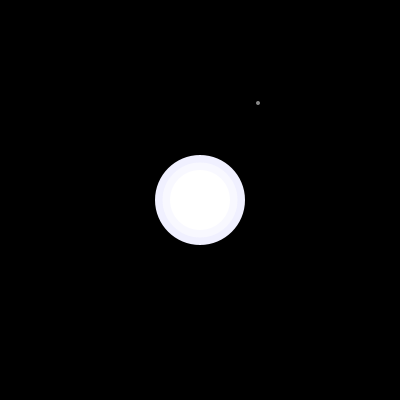
Frame 1 (no input)
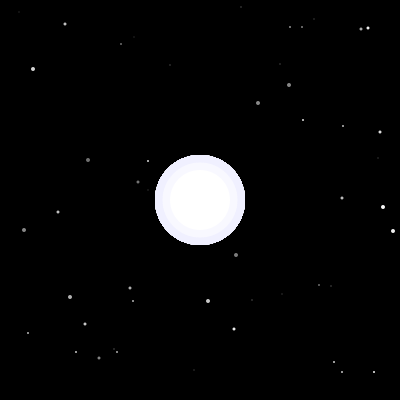
Frame 60 (the mouse pressed at the canvas centre just before this capture)
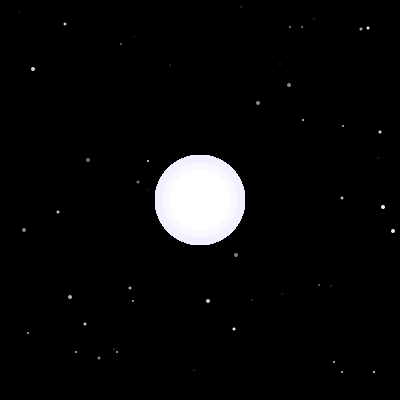
Frame 120 (the mouse held since frame 60 and released just before this capture)

The Processing sketch that drew these frames (run headless with seeded random() and noise(); from frame 60 on, the mouse is pressed at the canvas centre):

// Processing sketch: Opgave_3
// ── Opgave_3.pde
boolean lightOn = false;
int starX;
int starY;
int starS;
int starSH;
int nrS = 0;

void setup()
{
  size(400,400);
  background(0);
  noStroke();
  background(0);
}


void draw()
{
  if (lightOn == true)
  {
    //Day
    background(255);
    fill(255, 128, 0, 200);
    ellipse(width/2, height/2, 120, 120);
    fill(255, 255, 0, 200);
    ellipse(width/2, height/2, 100, 100);
    fill(255, 255, 0, 255);
    ellipse(width/2, height/2, 80, 80);
  } else if (lightOn == false)
  {
    //Night
    fill(240, 240, 255, 255);
    ellipse(width/2, height/2, 90, 90);
    fill(250, 250, 255, 200);
    ellipse(width/2, height/2, 75, 75);
    fill(255, 255, 255, 255);
    ellipse(width/2, height/2, 60, 60);
    //Stars
    println(nrS);
    nrS = nrS + 1;
    //Så længe at nrS er under 50, så printer vi stjerner.
    if (nrS <= 50)
    {
    starX = (int)random(width);
    starY = (int)random(height);
    starS = (int)random(1,5);
    starSH = (int)random(100,255);
    fill(255, starSH);
    circle(starX, starY, starS);
    
  }
}
}

void keyPressed()
{
  //Light Switch
  if (key == 'c' && lightOn == true)
  {
    //Vi sætter den fra dag til nat, hvis der er tændt lys.
    lightOn = false; background(0);
    //Vi nulstiller nrS, så vi kan printe nye stjerner!
    nrS = nrS - nrS;
  } else if (key == 'c' && lightOn == false)
  {
    //Vi sætter den fra nat til dag, hvis der slukket lys.
    lightOn = true; background(255);
  }
  
    
}
